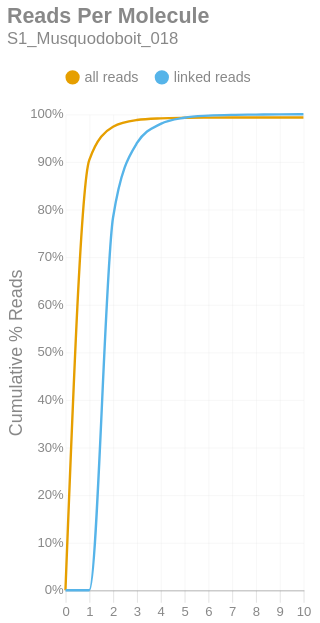

The notebook cell saved with this chart:
### Markdown cell above
### Reads per Molecule
This chart shows the cumulative distribution of the number of reads per linked molecule. That is, how many alignments are associated with a unique molecule. This excludes the number of reads associated with invalid or absent linked-read barcodes. The `linked` histogram is the percentages recalculated when disregarding singletons.

### Code cell
if SKIPLR:
    print_html(f"Skipped")
else:
    counts = np.bincount(valids['reads'].cast(pl.Int64).to_numpy())
    weighted = counts * np.arange(len(counts))
    all_perc = weighted / n_reads
    linked_perc = weighted / n_linked_reads
    linked_perc[1] = 0
    binned_df = pl.DataFrame({
        'readsper': list(range(len(counts))),
        'all reads (cumsum)': np.cumsum(all_perc).tolist(),
        'linked reads (cumsum)': np.cumsum(linked_perc).tolist(),
    })

    with SafeRender(binned_df):
        (
            density_plot(binned_df, 'Reads Per Molecule', samplename, 'readspmol')
            .encode(
                x=alt.X('readsper:O', title=None).axis(labelAngle=0).scale(padding=0),
                y=alt.Y('value:Q', title='Cumulative % Reads').axis(format='%').stack(False),
                color=alt.Color("key:N").scale(domain=["all reads", "linked reads"]),
                tooltip=[
                    alt.Tooltip("key:N", title="Data Type"),
                    alt.Tooltip("readsper:O", title="Reads Per Molecule"),
                    alt.Tooltip("value:Q", format=".2%", title="% Reads (Cum.)")
                ]            
            )
        ).display()

### Figure 1 — Vega-Lite specification as saved in the notebook (floating-point values rounded to 4 significant figures)
{"width": "container", "height": 400, "config": {"title": {"anchor": "start", "dy": -15, "fontSize": 18, "color": "#888888", "subtitleColor": "#888888", "subtitleFontSize": 14}, "arc": {"fill": "#0072B2"}, "axis": {"domainColor": "#888888", "domainWidth": 0.5, "gridWidth": 0.2, "grid": false, "titleFontWeight": 400, "titleFontSize": 15, "labelFontSize": 11, "labelColor": "#888888", "tickColor": "#888888", "tickWidth": 0.2, "titleColor": "#888888"}, "axisBand": {"grid": false}, "axisX": {"grid": true, "tickSize": 10, "domainCap": "round"}, "axisY": {"domain": false, "grid": true, "tickSize": 0, "domainCap": "round"}, "background": "transparent", "header": {"labelFontSize": 15, "labelColor": "#888888", "titleFontSize": 15, "titleFontWeight": 600, "titleColor": "#888888"}, "legend": {"labelFont": "sans-serif", "labelFontSize": 12, "labelColor": "#888888", "symbolSize": 100, "symbolType": "circle", "titleFontSize": 12, "titlePadding": 10, "titleColor": "#888888", "title": null, "orient": "top"}, "range": {"category": ["#E69F00", "#56B4E9", "#009E73", "#F0E442", "#0072B2", "#D55E00", "#CC79A7", "#000000"], "diverging": ["#cfe8f3", "#a2d4ec", "#73bfe2", "#46abdb", "#1696d2", "#12719e"]}, "area": {"fill": "#0072B2", "fillOpacity": 0.7, "line": true, "strokeOpacity": 0.7}, "line": {"color": "#0072B2", "stroke": "#0072B2", "strokeWidth": 2}, "trail": {"color": "#0072B2", "stroke": "#0072B2", "strokeWidth": 0, "size": 1}, "point": {"filled": true, "fillOpacity": 1.0, "size": 95}, "text": {"color": "#888888", "fontSize": 11, "align": "right", "fontWeight": 400, "size": 11}, "bar": {"fill": "#0072B2", "stroke": null}, "view": {"stroke": null, "continuousWidth": 660, "continuousHeight": 400}}, "data": {"name": "data-34f4ed7209d925fd5065bc45052c4f37"}, "mark": {"type": "line", "interpolate": "monotone", "point": {"opacity": 0, "size": 275}}, "encoding": {"color": {"field": "key", "scale": {"domain": ["all reads", "linked reads"]}, "type": "nominal"}, "tooltip": [{"field": "key", "title": "Data Type", "type": "nominal"}, {"field": "readsper", "title": "Reads Per Molecule", "type": "ordinal"}, {"field": "value", "format": ".2%", "title": "% Reads (Cum.)", "type": "quantitative"}], "x": {"axis": {"labelAngle": 0}, "field": "readsper", "scale": {"padding": 0}, "title": null, "type": "ordinal"}, "y": {"axis": {"format": "%"}, "field": "value", "stack": false, "title": "Cumulative % Reads", "type": "quantitative"}}, "params": [{"name": "param_c36ac31b6afebe62", "select": {"type": "point", "fields": ["key"]}, "bind": "legend"}], "title": {"text": "Reads Per Molecule", "subtitle": "S1_Musquodoboit_018"}, "transform": [{"fold": ["all reads (cumsum)", "linked reads (cumsum)"]}, {"calculate": "replace(datum.key, ' (cumsum)', '')", "as": "key"}, {"filter": {"param": "param_c36ac31b6afebe62"}}], "usermeta": {"embedOptions": {"downloadFileName": "S1_Musquodoboit_018.readspmol"}}, "$schema": "https://vega.github.io/schema/vega-lite/v6.1.0.json", "datasets": {"data-34f4ed7209d925fd5065bc45052c4f37": [{"readsper": 0, "all reads (cumsum)": 0.0, "linked reads (cumsum)": 0.0}, {"readsper": 1, "all reads (cumsum)": 0.9036, "linked reads (cumsum)": 0.0}, {"readsper": 2, "all reads (cumsum)": 0.9738, "linked reads (cumsum)": 0.783}, {"readsper": 3, "all reads (cumsum)": 0.9878, "linked reads (cumsum)": 0.9391}, {"readsper": 4, "all reads (cumsum)": 0.9914, "linked reads (cumsum)": 0.9797}, {"readsper": 5, "all reads (cumsum)": 0.9926, "linked reads (cumsum)": 0.9927}, {"readsper": 6, "all reads (cumsum)": 0.993, "linked reads (cumsum)": 0.997}, {"readsper": 7, "all reads (cumsum)": 0.9931, "linked reads (cumsum)": 0.9987}, {"readsper": 8, "all reads (cumsum)": 0.9932, "linked reads (cumsum)": 0.9993}, {"readsper": 9, "all reads (cumsum)": 0.9932, "linked reads (cumsum)": 0.9998}, {"readsper": 10, "all reads (cumsum)": 0.9932, "linked reads (cumsum)": 1.0}]}}
